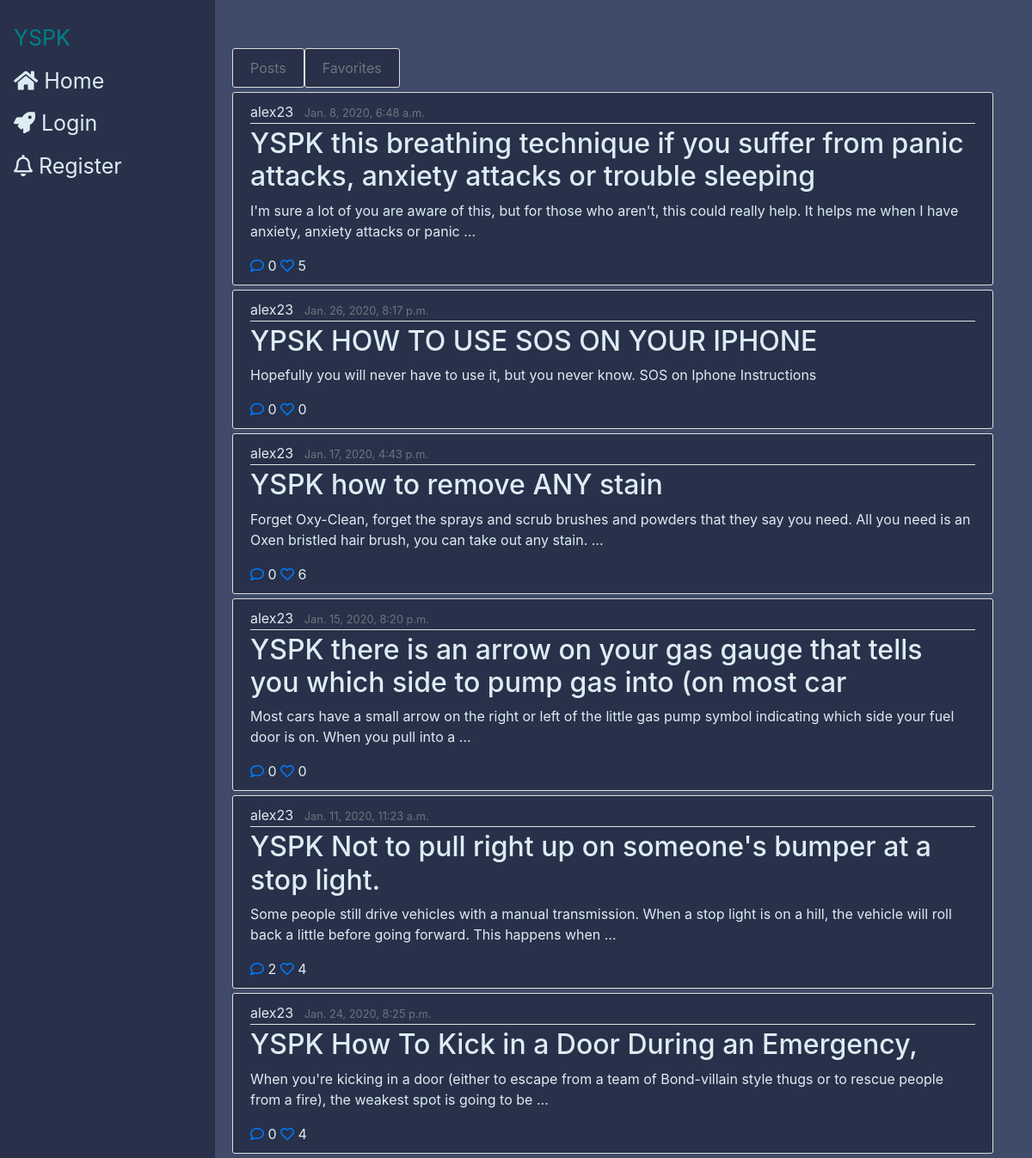
Screenshot of /alex23/ with the database file from the repository.
### feed/models.py (models this page shows, shortened)
class Post(models.Model):
    title = models.CharField(max_length=100)
    content = models.TextField()
    date_posted = models.DateTimeField(default=timezone.now)
    author = models.ForeignKey(User(), on_delete=models.CASCADE) #if a user is deleted, their posts are also deleted
    likes = models.ManyToManyField(User, related_name="likes", blank=True)
    def total_likes(self):
        return self.likes.count()
    def get_likers(self):
        return self.likes.all()

### feed/views.py (the view)
def userprofile(request, username):
    userarr = User.objects.filter(username=username)
    user = userarr.first()
    logger.error("YOOOO")
    logger.error(username)
    posts = Post.objects.filter(author = user.id)
    context = {
        "posts": posts,
        "username": user,
        }
    return render(request, 'feed/userprofile.html', context)

### feed/templates/feed/userprofile.html (shortened to what this page needs)
{%extends "feed/base_temp.html"%}
{% block content %}
    <ul style="list-style-type:none" class="stream">
      <div display="flex" justify-content="space-between" white-space="nowrap">
      <a class="btn btn-outline-secondary content-section" href="{% url 'user-posts' username %}">Posts</a><a class="btn btn-outline-secondary content-section" href="{% url 'liked_posts' username %}">Favorites</a>
    </div>
      {% for post in posts %}
      <li class="postobj" post-id="{{post.id}}">
          {% include "feed/single_post.html" %}
      </li>
      {% endfor %}
    </ul>
{% endblock content%}

### feed/templates/feed/single_post.html
<article class="media content-section">
  <div class="media-body">
    <div class="article-metadata">
      <a class="mr-2" href="{% url 'user-posts' post.author %}"><span class="username">{{ post.author }}</span></a>
      <small class="text-muted">{{ post.date_posted }}</small>
    </div>
    <h2><a class="article-title" href="{% url 'post_detail' post.id %}">{{ post.title }}</a></h2>
    <p class="article-content">{{ post.content |truncatewords:30}}</p>
    <div id="interactions">
      {% include "feed/interactions.html" %}
    </div>
  </div>
</article>

### feed/templates/feed/interactions.html (shortened to what this page needs)
  <a href="{% url 'post_detail' post.id %}" class="comment"><i class="far fa-comment"></i>
  <span class="total-likess">{{ post.comments.count }}
  <a href="" class="like">
    {% if request.user in post.get_likers %}
      <i class="heart fa fa-heart" style="color:#FF0000;"></i>
    {% else %}
      <i class="heart far fa-heart"></i>
    {% endif %}
  </a>
  <span class="total-likes">{{post.total_likes}} </span>

### feed/static/feed/main.css (style rules this page uses)
body { background: #404b69; color: #333333; margin-top: 3.5rem; }
h1, h2, h3, h4, h5, h6 { color: #444444; }
p, span, div { color: #dbedf3 }
ul { margin: 0; }
.content-section { background: #283149; padding: 10px 20px; border: 1px solid #dddddd; border-radius: 3px; margin-bottom: 5px; }
.article-title { color: #dbedf3; }
.article-content { white-space: pre-line; }
.article-metadata { padding-bottom: 1px; margin-bottom: 4px; border-bottom: 1px solid #e3e3e3 }

### rows the page displays
Post: author "alex23", date_posted "Jan. 8, 2020, 6:48 a.m.", title "YSPK this breathing technique if you suffer from panic attacks, anxiety attacks or trouble sleeping", content "I'm sure a lot of you are aware of this, but for those who aren't, this could really help. It helps me when I have anxiety, anxiety attacks or panic …", comments.count "0", total_likes "5"
Post: author "alex23", date_posted "Jan. 26, 2020, 8:17 p.m.", title "YPSK HOW TO USE SOS ON YOUR IPHONE", content "Hopefully you will never have to use it, but you never know. SOS on Iphone Instructions", comments.count "0", total_likes "0"
Post: author "alex23", date_posted "Jan. 17, 2020, 4:43 p.m.", title "YSPK how to remove ANY stain", content "Forget Oxy-Clean, forget the sprays and scrub brushes and powders that they say you need. All you need is an Oxen bristled hair brush, you can take out any stain. …", comments.count "0", total_likes "6"
Post: author "alex23", date_posted "Jan. 15, 2020, 8:20 p.m.", title "YSPK there is an arrow on your gas gauge that tells you which side to pump gas into (on most car", content "Most cars have a small arrow on the right or left of the little gas pump symbol indicating which side your fuel door is on. When you pull into a …", comments.count "0", total_likes "0"
Post: author "alex23", date_posted "Jan. 11, 2020, 11:23 a.m.", title "YSPK Not to pull right up on someone's bumper at a stop light.", content "Some people still drive vehicles with a manual transmission. When a stop light is on a hill, the vehicle will roll back a little before going forward. This happens when …", comments.count "2", total_likes "4"
Post: author "alex23", date_posted "Jan. 24, 2020, 8:25 p.m.", title "YSPK How To Kick in a Door During an Emergency,", content "When you're kicking in a door (either to escape from a team of Bond-villain style thugs or to rescue people from a fire), the weakest spot is going to be …", comments.count "0", total_likes "4"
